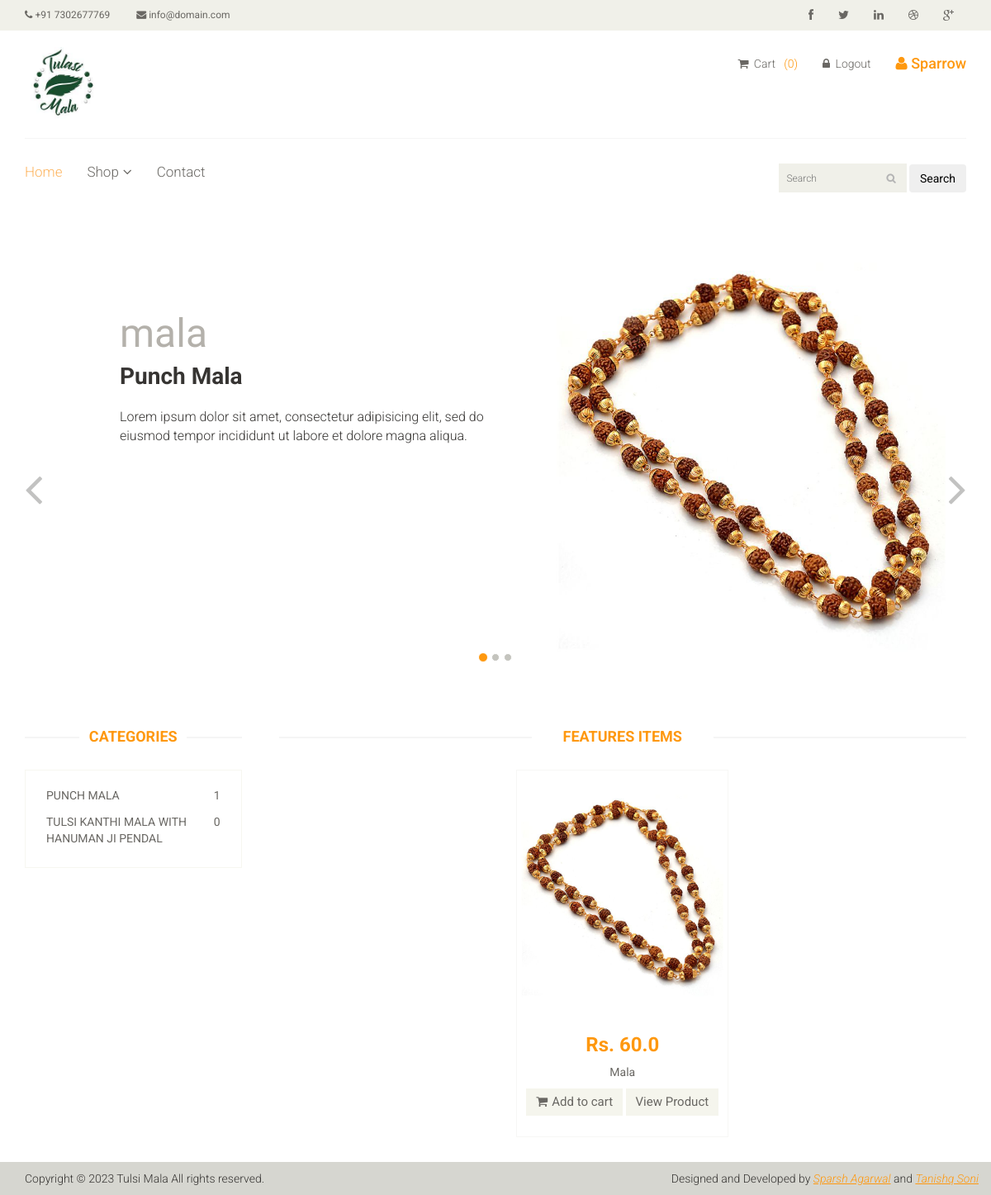
The app's page / (signed in) with its own data.
### core/models.py (models this page shows, shortened)
class Product(models.Model):
    name = models.CharField(max_length=100)
    category = models.ForeignKey('Category', on_delete=models.CASCADE)
    slug = models.SlugField(unique=True, null=True, blank=True)
    desc = models.TextField()
    price = models.FloatField(default=0.0)
    product_available_count = models.IntegerField(default=0)
    img = models.ImageField(upload_to='images/')

class Category(models.Model):
    category_name = models.CharField(max_length=1000)
    def __str__(self):
        return self.category_name
    def product_count(self):
        return self.product_set.count()

### core/views.py (the view, shortened to what this page needs)
# urls.py: path('', views.index, name='index'),
def index(request):
    products = Product.objects.all()
    new_prods = products[::-1]
    f_new_prods = new_prods[0]
    new_prods = new_prods[1:3]
    categories = Category.objects.all()
    offer = Offer.objects.get(id=1)
    if (request.user.is_authenticated):
        len_of_cart = len(Cart.objects.filter(user=request.user))
        parameters = {
            'products': products,
            'categories': categories,
            'offer': offer,
            'len_of_cart': len_of_cart,
            'new_prods': new_prods,
            'f_items': f_new_prods
        }
        return render(request, 'core/index.html', parameters)

### templates/core/index.html (shortened to what this page needs)
{% extends './base.html' %}
{% load static %}
{% block start %}
    <section id="slider">
      <div class="container">
        <div class="row">
          <div class="col-sm-12">
            <div
              id="slider-carousel"
              class="carousel slide"
              data-ride="carousel"
            >
              <ol class="carousel-indicators">
                <li
                  data-target="#slider-carousel"
                  data-slide-to="0"
                  class="active"
                ></li>
                <li data-target="#slider-carousel" data-slide-to="1"></li>
                <li data-target="#slider-carousel" data-slide-to="2"></li>
              </ol>
              <div class="carousel-inner">
                <div class="item active">
                  <div class="col-sm-6">
                    <h1>{{f_items.name}}</h1>
                    <h2>{{f_items.category}}</h2>
                    <p>
                      Lorem ipsum dolor sit amet, consectetur adipisicing elit,
                      sed do eiusmod tempor incididunt ut labore et dolore magna
                      aliqua.
                    </p>
                  </div>
                  <div class="col-sm-6">
                    <img
                      src="/media/{{f_items.img}}"
                      class="girl img-responsive"
                      alt=""
                    />
                  </div>
                </div>
              </div>
              <a
                href="#slider-carousel"
                class="left control-carousel hidden-xs"
                data-slide="prev"
              >
                <i class="fa fa-angle-left"></i>
              </a>
              <a
                href="#slider-carousel"
                class="right control-carousel hidden-xs"
                data-slide="next"
              >
                <i class="fa fa-angle-right"></i>
              </a>
            </div>
          </div>
        </div>
      </div>
    </section>
    <section>
      <div class="container">
        <div class="row">
          <div class="col-sm-3">
            <div class="left-sidebar">
              <div class="brands_products">
                <h2>Categories</h2>
                <div class="brands-name">
                  <ul class="nav nav-pills nav-stacked">
                    {% for category in categories %}
                    <li>
                      <a href="/category/{{ category.id }}"> <span class="pull-right">{{ category.product_count }}</span> {{ category.category_name }}</a>
                    </li>
                    {% endfor %}
                  </ul>
                </div>
              </div>
            </div>
          </div>
          <div class="col-sm-9 padding-right">
            <div class="features_items">
              <h2 class="title text-center">Features Items</h2>
              <div class="outer-box" style="display: flex; justify-content: space-around; flex-wrap: wrap;">
              {% for product in products %}
              <div class="col-sm-4">
                <div class="product-image-wrapper">
                  <div class="single-products">
                    <div class="productinfo text-center">
                      <img
                        src="{{ product.img.url }}"
                        alt=""
                      />
                      <h2>Rs. {{ product.price }}</h2>
                      <p>{{ product.name|title }}</p>
                      <a href="{% url 'add_to_cart' product.pk %}" class="btn btn-default add-to-cart"
                        ><i class="fa fa-shopping-cart"></i>Add to cart</a
                      >
                      <a href="{% url 'products' product.slug %}" class="btn btn-default add-to-cart"
                        ></i>View Product</a
                      >
                    </div>
                    <div class="product-overlay">
                      <div class="overlay-content">
                      </div>
                    </div>
                  </div>
                </div>
              </div>
              {% endfor %}
            </div>
          </div>
        </div>
      </div>
    </section>
    {% endblock %}

### templates/core/base.html (shortened to what this page needs)
{% load static %} {% load cart_template_tag %}
<!DOCTYPE html>
<html lang="en">
  <head>
    <link href="{% static 'css/bootstrap.min.css' %}" rel="stylesheet" />
    <link href="{% static 'css/font-awesome.min.css' %}" rel="stylesheet" />
    <link href="{% static 'css/prettyPhoto.css' %}" rel="stylesheet" />
    <link href="{% static 'css/price-range.css' %}" rel="stylesheet" />
    <link href="{% static 'css/animate.css' %}" rel="stylesheet" />
    <link href="{% static 'css/main.css' %}" rel="stylesheet" />
    <link href="{% static 'css/responsive.css' %}" rel="stylesheet" />
    <script src="https://code.jquery.com/jquery-3.6.0.min.js"></script></head
  >
  <body>
    <header id="header">
      <div class="header_top">
        <div class="container">
          <div class="row">
            <div class="col-sm-6">
              <div class="contactinfo">
                <ul class="nav nav-pills">
                  <li>
                    <a href="#"><i class="fa fa-phone"></i> +91 7302677769</a>
                  </li>
                  <li>
                    <a href="#"
                      ><i class="fa fa-envelope"></i> info@domain.com</a
                    >
                  </li>
                </ul>
              </div>
            </div>
            <div class="col-sm-6">
              <div class="social-icons pull-right">
                <ul class="nav navbar-nav">
                  <li>
                    <a href="#"><i class="fa fa-facebook"></i></a>
                  </li>
                  <li>
                    <a href="#"><i class="fa fa-twitter"></i></a>
                  </li>
                  <li>
                    <a href="#"><i class="fa fa-linkedin"></i></a>
                  </li>
                  <li>
                    <a href="#"><i class="fa fa-dribbble"></i></a>
                  </li>
                  <li>
                    <a href="#"><i class="fa fa-google-plus"></i></a>
                  </li>
                </ul>
              </div>
            </div>
          </div>
        </div>
      </div>
      <div class="header-middle">
        <div class="container">
          <div class="row">
            <div class="col-sm-4">
              <div class="logo pull-left">
                <a href="/"
                  ><img src="{% static 'images/home/logo.png' %}" alt="" style="width: 9rem;"
                /></a>
              </div>
            </div>
            <div class="col-sm-8">
              <div class="shop-menu pull-right">
                <ul class="nav navbar-nav">
                  <li>
                    <a href="/cart"
                      ><i class="fa fa-shopping-cart"></i> Cart&nbsp;&nbsp;
                       {% if user.is_authenticated %}
                      <div style="color: #fe980f; display: inline">
                        ({{ len_of_cart }})
                      </div>
                      {% endif %}
                    </a>
                  </li>
                  {% if user.is_authenticated %}
                  <li>
                    <a href=" /accounts/user_logout"
                      ><i class="fa fa-lock"></i> Logout</a
                    >
                  </li>
                  <li>
                    <h4 style="color: #fe980f;">
                      <i class="fa fa-user"></i> {{ user.username|title }}
                    </h4>
                  </li>
                  {% else %}
                  <li>
                    <a href=" /accounts/user_login"
                      ><i class="fa fa-lock"></i> Login</a
                    >
                  </li>
                  {% endif %}
                </ul>
              </div>
            </div>
          </div>
        </div>
      </div>
      <div class="header-bottom">
        <div class="container">
          <div class="row">
            <div class="col-sm-9">
              <div class="mainmenu pull-left">
                <ul class="nav navbar-nav collapse navbar-collapse">
                  <li><a href="/" class="active">Home</a></li>
                  <li class="dropdown">
                    <a href="#">Shop<i class="fa fa-angle-down"></i></a>
                  </li>
                  <li><a href="/contactus">Contact</a></li>
                </ul>
              </div>
            </div>
            <div class="col-sm-3">
              <form action="/search" class="search_box pull-right" method="get">
                <input type="text" required name="query" placeholder="Search" />
                <button type="submit" class="btn btn-fefault">Search</button>
              </form>
            </div>
          </div>
        </div>
      </div>
    </header>
    {% block start %} {% endblock %}
    <footer id="footer">
      <div class="footer-bottom">
        <div class="container">
          <div class="row">
            <p class="pull-left">
              Copyright © 2023 Tulsi Mala All rights reserved.
            </p>
            <p class="pull-right">
              Designed and Developed by
              <span
                ><a href="https://www.linkedin.com/in/sparsh-agarwal-a74128138/"
                  >Sparsh Agarwal</a
                >
                and
                <a href="https://www.linkedin.com/in/tanishq-soni-899146214/"
                  >Tanishq Soni</a
                ></span
              >
            </p>
          </div>
        </div>
      </div>
    </footer>
  </body>
</html>

### records on screen
Product: name "mala", category "Punch Mala", img (picture), price "60.0", name "Mala"
Category: product_count "1", category_name "PUNCH MALA"
Category: product_count "0", category_name "TULSI KANTHI MALA WITH HANUMAN JI PENDAL"

### other values on screen
{{ len_of_cart }} "0"
{{ user.username|title }} "Sparrow"
